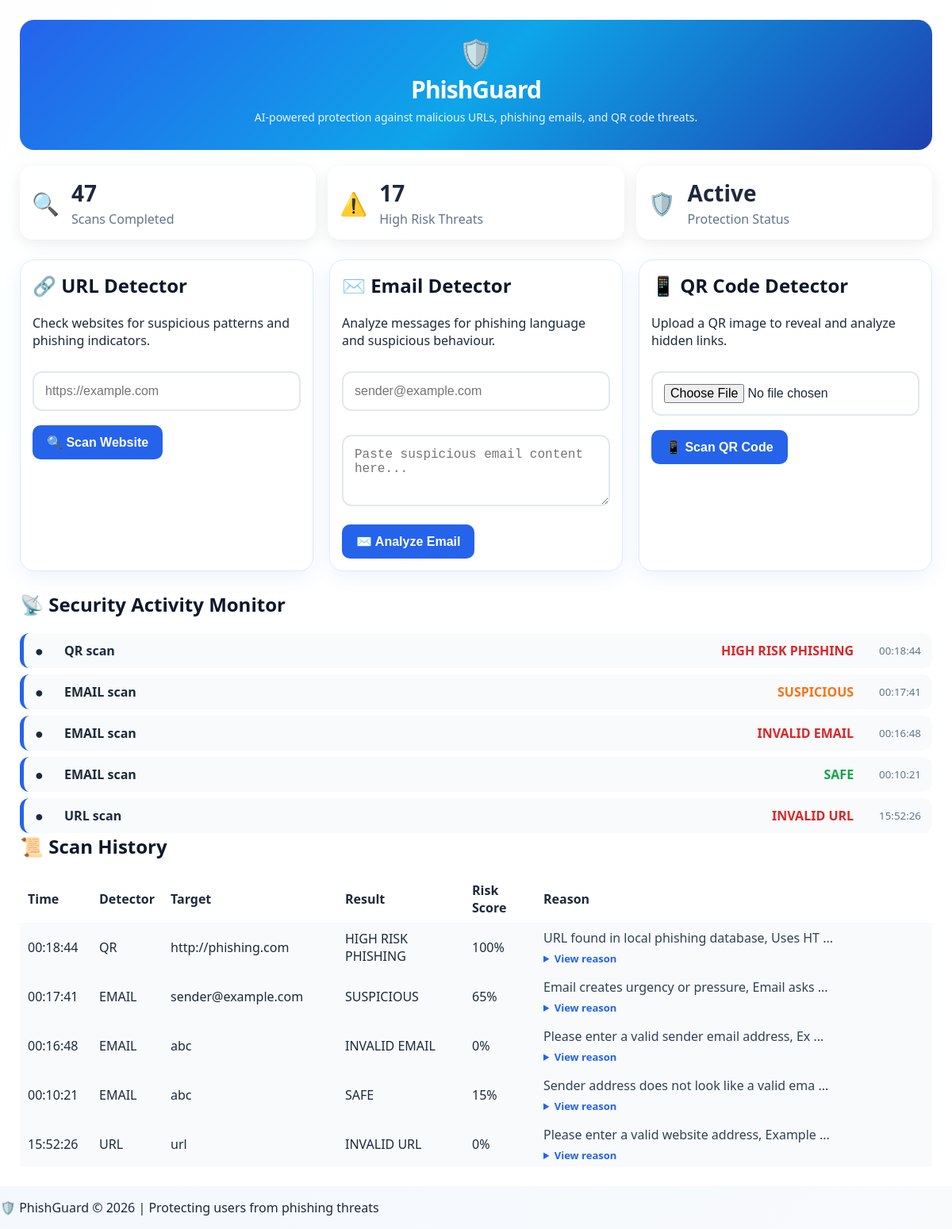
The page / on the database its author committed.
### tables this page shows
CREATE TABLE scans (
            id INTEGER PRIMARY KEY AUTOINCREMENT,
            time TEXT,
            detector TEXT,
            prediction TEXT,
            score INTEGER
        , reason TEXT, target TEXT);

### app.py (the view, shortened to what this page needs)
@app.route("/", methods=["GET", "POST"])
def home():
    result = None
    detector = "url"
    decoded_qr = ""
    history = get_history()
    activity = get_recent_activity()
    scan_count, threat_count = get_stats()
    print("TOTAL:", scan_count, "THREATS:", threat_count)
    return render_template(
        "index.html",
        result=result,
        detector=detector,
        decoded_qr=decoded_qr,
        scan_count=scan_count,
        threat_count=threat_count,
        history=history,
        activity=activity,
    )

### app.py (called while the page is built)
def get_history():
    conn = sqlite3.connect("history.db")
    cursor = conn.cursor()
    cursor.execute("""
        SELECT detector, target, prediction, score, time, reason
        FROM scans
        ORDER BY id DESC
        LIMIT 5
""")
    history = cursor.fetchall()
    conn.close()
    return history

def get_recent_activity():
    conn = sqlite3.connect("history.db")
    cursor = conn.cursor()
    cursor.execute("""
        SELECT time, detector, prediction, score
        FROM scans
        ORDER BY id DESC
        LIMIT 5
    """)
    activity = cursor.fetchall()
    conn.close()
    return activity

def get_stats():
    conn = sqlite3.connect("history.db")
    cursor = conn.cursor()
    cursor.execute("""
        SELECT COUNT(*)
        FROM scans
        WHERE prediction = 'HIGH RISK PHISHING'
    """)
    threats = cursor.fetchone()[0]
    cursor.execute("""
        SELECT COUNT(*)
        FROM scans
    """)
    total_scans = cursor.fetchone()[0]
    conn.close()
    return total_scans, threats

### templates/index.html (shortened to what this page needs)
<!DOCTYPE html>
<html lang="en">
<head>
    <link rel="stylesheet" href="{{ url_for('static', filename='style.css') }}">
</head>
<body>
<main class="container">
    <header class="header">
        <div class="logo">
            🛡️
        </div>
        <h1>PhishGuard</h1>
        <p>
            AI-powered protection against malicious URLs,
            phishing emails, and QR code threats.
        </p>
    </header>
    <section class="stats">
    <div class="stat-card">
        <div class="stat-icon">
            🔍
        </div>
        <div>
            <h3>{{ scan_count }}</h3>
            <p>Scans Completed</p>
        </div>
    </div>
    <div class="stat-card">
        <div class="stat-icon">
            ⚠️
        </div>
        <div>
            <h3>{{ threat_count }}</h3>
            <p>High Risk Threats</p>
        </div>
    </div>
    <div class="stat-card">
        <div class="stat-icon">
            🛡️
        </div>
        <div>
            <h3>Active</h3>
            <p>Protection Status</p>
        </div>
    </div>
</section>
    <section class="tools">
        <form method="POST" class="tool-card">
            <h2>
                🔗 URL Detector
            </h2>
            <p>
                Check websites for suspicious patterns and phishing indicators.
            </p>
            <input
                type="text"
                name="url"
                placeholder="https://example.com"
                required>
<button type="submit" class="scan-btn">
    <span>🔍</span> Scan Website
</button>
        </form>
        <form method="POST" class="tool-card">
            <h2>
                ✉️ Email Detector
            </h2>
            <p>
                Analyze messages for phishing language and suspicious behaviour.
            </p>
            <input
                type="text"
                name="sender"
                placeholder="sender@example.com">
            <textarea
                name="email_text"
                placeholder="Paste suspicious email content here..."
                required></textarea>
            <button type="submit" class="scan-btn">
    <span>✉️</span> Analyze Email
</button>
        </form>
        <form
            method="POST"
            enctype="multipart/form-data"
            class="tool-card">
            <h2>
                📱 QR Code Detector
            </h2>
            <p>
                Upload a QR image to reveal and analyze hidden links.
            </p>
            <input
                type="file"
                name="qr_file"
                accept="image/*"
                required>
        <button type="submit" class="scan-btn">
    <span>📱</span> Scan QR Code
</button>
        </form>
    </section>
<section class="activity-panel">
    <h2>
        📡 Security Activity Monitor
    </h2>
    <div class="activity-list">
    {% for item in activity %}
      <div class="activity-item">
    <span class="status">
        ●
    </span>
    <div class="activity-name">
        {{ item[1] }} scan
    </div>
    <div class="activity-result
    {% if item[2] == 'SAFE' %}
        safe-text
    {% elif item[2] == 'SUSPICIOUS' %}
        warning-text
    {% else %}
        danger-text
    {% endif %}
    ">
        {{ item[2] }}
    </div>
    <small>
        {{ item[0] }}
    </small>
</div>
{% endfor %}
</div>
</section>
<section class="history-panel">
    <h2>
        📜 Scan History
    </h2>
    <table>
<thead>
    <tr>
        <th>Time</th>
        <th>Detector</th>
        <th>Target</th>
        <th>Result</th>
        <th>Risk Score</th>
        <th>Reason</th>
    </tr>
</thead>
       <tbody>
{% for item in history %}
<tr>
    <td>{{ item[4] }}</td>
<td>{{ item[0] }}</td>
<td>
    {{ item[1] }}
</td>
<td>
    {{ item[2] }}
</td>
<td>
    {{ item[3] }}%
</td>
<td>
    <span class="short-reason">
        {{ item[5][:45] }}
        {% if item[5]|length > 45 %}
            ...
        {% endif %}
    </span>
    {% if item[5]|length > 45 %}
    <details class="reason-details">
        <summary>View reason</summary>
    </details>
    {% endif %}
</td>
</tr>
{% endfor %}
</tbody>
</table>
</section>
</main>
<footer class="footer">
    <p>
        🛡️ PhishGuard © 2026 | Protecting users from phishing threats
    </p>
</footer>
</body>
</html>

### rows shown on the page
scans: detector "QR", prediction "HIGH RISK PHISHING", time "00:18:44", target "http://phishing.com", score "100", reason "URL found in local phishing database, Uses HT"
scans: detector "EMAIL", prediction "SUSPICIOUS", time "00:17:41", target "sender@example.com", score "65", reason "Email creates urgency or pressure, Email asks"
scans: detector "EMAIL", prediction "INVALID EMAIL", time "00:16:48", target "abc", score "0", reason "Please enter a valid sender email address, Ex"
scans: detector "EMAIL", prediction "SAFE", time "00:10:21", target "abc", score "15", reason "Sender address does not look like a valid ema"
scans: detector "URL", prediction "INVALID URL", time "15:52:26", target "url", score "0", reason "Please enter a valid website address, Example"

### other values the page prints
{{ scan_count }} "47"
{{ threat_count }} "17"
